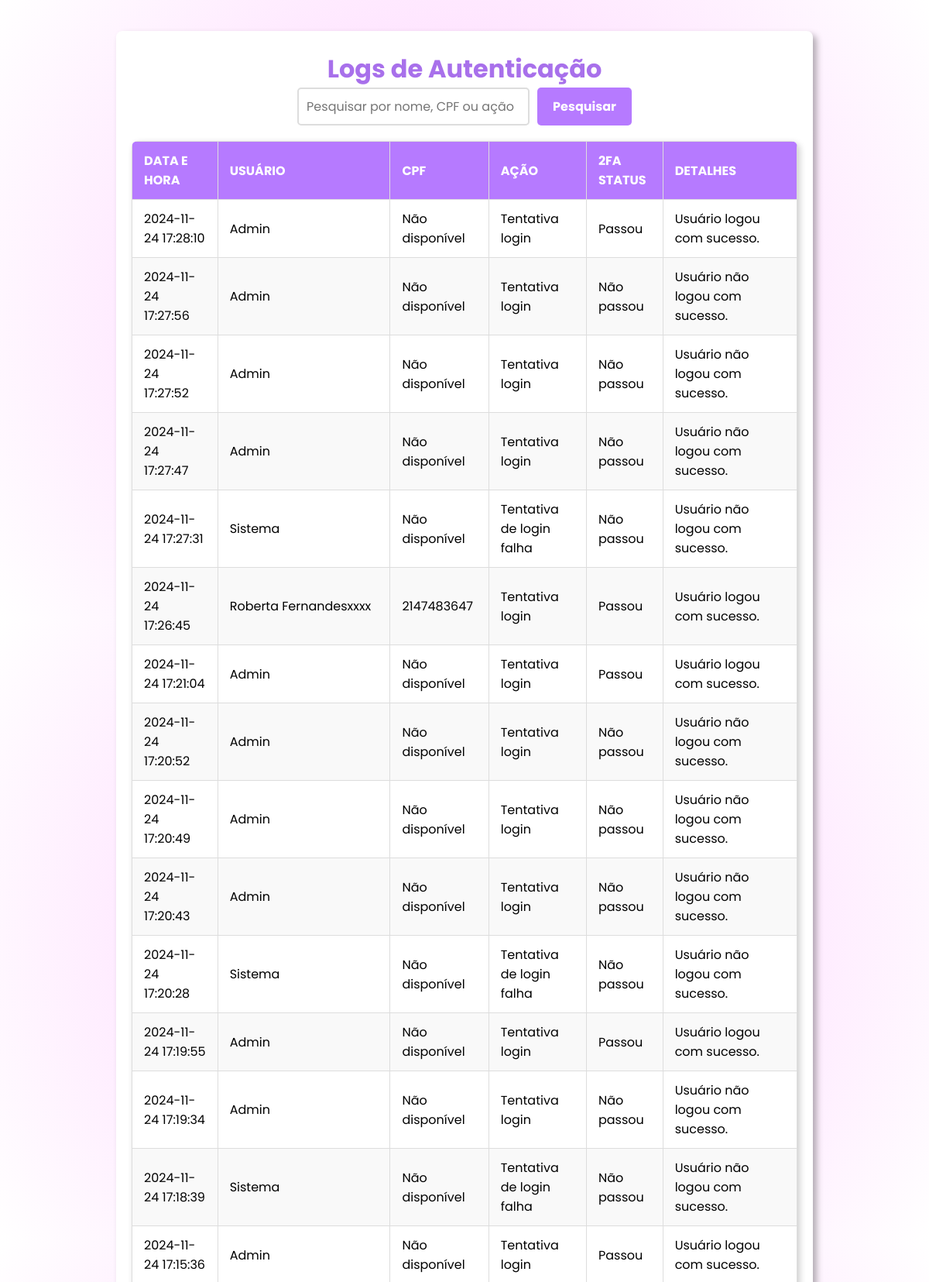
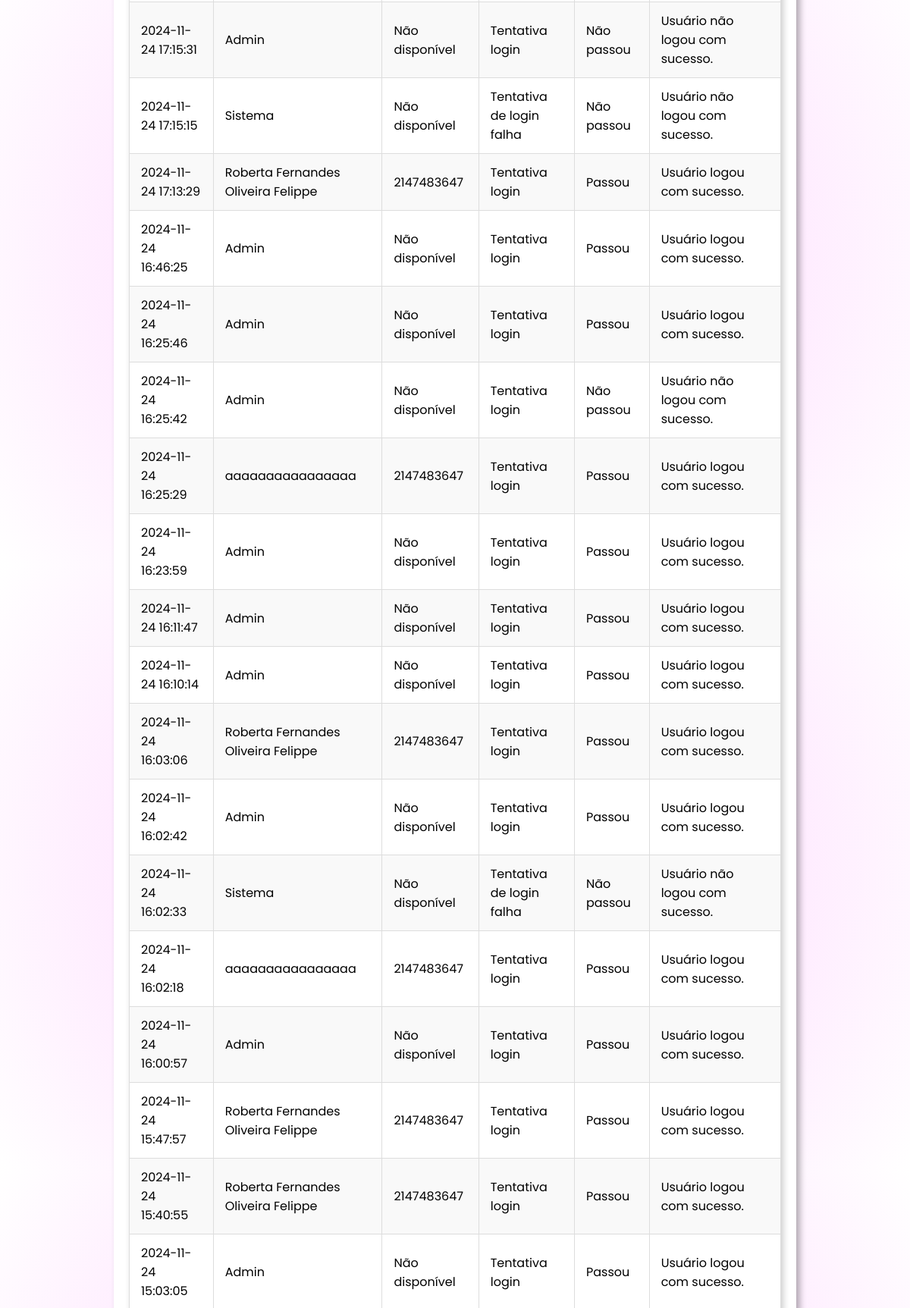
Page /log.php (signed in, upper part) on the committed database (2 pictures, top to bottom).
### tables this page shows
CREATE TABLE `logs` (
  `id` int(11) NOT NULL,
  `usuario_id` int(11) DEFAULT NULL,
  `acao` varchar(255) NOT NULL,
  `data_hora` datetime DEFAULT current_timestamp(),
  `detalhes` text DEFAULT NULL,
  `2fa_status` tinyint(1) DEFAULT 0
);

CREATE TABLE `usuarios` (
  `id` int(11) NOT NULL,
  `nome` varchar(100) NOT NULL,
  `email` varchar(100) NOT NULL,
  `senha` varchar(255) NOT NULL,
  `pergunta1` varchar(255) DEFAULT NULL,
  `resposta1` varchar(255) DEFAULT NULL,
  `resposta2` varchar(255) DEFAULT NULL,
  `pergunta2` varchar(255) DEFAULT NULL,
  `pergunta3` varchar(255) DEFAULT NULL,
  `resposta3` varchar(255) DEFAULT NULL,
  `data_nascimento` date NOT NULL,
  `sexo` varchar(255) DEFAULT NULL,
  `nome_materno` varchar(255) DEFAULT NULL,
  `cpf` int(11) DEFAULT NULL,
  `telefone_celular` int(11) DEFAULT NULL,
  `telefone_fixo` int(11) DEFAULT NULL,
  `cep` int(11) DEFAULT NULL,
  `endereco_completo` varchar(255) DEFAULT NULL,
  `login` varchar(100) DEFAULT NULL,
  `tipo_usuario` enum('master','comum') DEFAULT 'comum'
);

### log.php (the view, shortened to what this page needs)
<?php
require 'db.php';
$pesquisa = isset($_GET['pesquisa']) ? $_GET['pesquisa'] : '';
$sql = "SELECT l.*, u.nome AS usuario_nome, u.cpf AS usuario_cpf
        FROM logs l
        LEFT JOIN usuarios u ON l.usuario_id = u.id
        WHERE (u.nome LIKE :pesquisa OR u.cpf LIKE :pesquisa OR l.acao LIKE :pesquisa)
        ORDER BY l.data_hora DESC";
$stmt = $pdo->prepare($sql);
$stmt->execute([':pesquisa' => '%' . $pesquisa . '%']);
$logs = $stmt->fetchAll(PDO::FETCH_ASSOC);
?>
<!DOCTYPE html>
<html lang="pt-br">
<head>
</head>
<body>
    <div class="container">
        <h1>Logs de Autenticação</h1>
        <form method="GET">
            <input type="text" name="pesquisa" placeholder="Pesquisar por nome, CPF ou ação" value="<?= htmlspecialchars($pesquisa) ?>">
            <button type="submit">Pesquisar</button>
        </form>
        <table>
            <thead>
                <tr>
                    <th>Data e Hora</th>
                    <th>Usuário</th>
                    <th>CPF</th>
                    <th>Ação</th>
                    <th>2FA Status</th>
                    <th>Detalhes</th>
                </tr>
            </thead>
            <tbody>
    <?php if ($logs): ?>
        <?php foreach ($logs as $log): ?>
            <tr>
                <td><?= htmlspecialchars($log['data_hora']) ?></td>
                <td><?= htmlspecialchars($log['usuario_nome'] ?? 'Sistema') ?></td>
                <td><?= htmlspecialchars($log['usuario_cpf'] ?? 'Não disponível') ?></td>
                <td><?= htmlspecialchars($log['acao']) ?></td>
                <td><?= ($log['2fa_status'] == '1') ? 'Passou' : 'Não passou' ?></td>
<td>
    <?php
    if ($log['2fa_status'] == '0') {
        echo 'Usuário não logou com sucesso.';
    } else {
        echo htmlspecialchars($log['detalhes']) ?: 'Detalhes não disponíveis';
    }
    ?>
</td>
            </tr>
        <?php endforeach; ?>
    <?php else: ?>
        <tr>
            <td colspan="6">Nenhum log encontrado.</td>
        </tr>
    <?php endif; ?>
</tbody>
        </table>
    </div>
</body>
</html>

### log.php (style rules this page uses)
* { font-family: 'Poppins', sans-serif; margin: 0; padding: 0; box-sizing: border-box; }
body { background: rgb(254,213,255); background: radial-gradient(circle, rgba(254,213,255,1) 18%, rgba(255,255,255,1) 100%); color: black; display: flex; flex-direction: column; align-items: center; min-height: 100vh; padding: 20px; }
h1 { text-align: center; color: #a870eb; font-weight: bold; margin-top: 5px; }
.container { width: 100%; max-width: 900px; background-color: #ffffff; border-radius: 8px; box-shadow: 5px 5px 8px rgba(0, 0, 0, 0.3); padding: 20px; margin-top: 20px; }
form { margin-bottom: 20px; display: flex; justify-content: center; gap: 10px; }
form input[type="text"] { padding: 10px; width: 300px; border: 2px solid #ddd; border-radius: 5px; font-size: 16px; }
form button { padding: 10px 20px; border: none; border-radius: 5px; background: rgba(182, 122, 255, 1); color: white; font-size: 16px; font-weight: bold; cursor: pointer; transition: transform 0.3s, background-color 0.3s; }
table { width: 100%; border-collapse: collapse; background: #fff; border-radius: 8px; overflow: hidden; box-shadow: 3px 3px 8px rgba(0, 0, 0, 0.2); margin-bottom: 20px; }
table thead { background: rgba(182, 122, 255, 1); color: white; text-transform: uppercase; }
table th, table td { padding: 12px 15px; text-align: left; border: 1px solid #ddd; }
table tbody tr:nth-child(even) { background: #f9f9f9; }

### rows in the picture
logs: data_hora "2024-11-24 17:28:10", usuario.nome "Admin", usuario.cpf "Não disponível", acao "Tentativa login", 2fa_status "Passou", detalhes "Usuário logou com sucesso."
logs: data_hora "2024-11-24 17:27:56", usuario.nome "Admin", usuario.cpf "Não disponível", acao "Tentativa login", 2fa_status "Não passou"
logs: data_hora "2024-11-24 17:27:52", usuario.nome "Admin", usuario.cpf "Não disponível", acao "Tentativa login", 2fa_status "Não passou"
logs: data_hora "2024-11-24 17:27:47", usuario.nome "Admin", usuario.cpf "Não disponível", acao "Tentativa login", 2fa_status "Não passou"
logs: data_hora "2024-11-24 17:27:31", usuario_nome "Sistema", usuario_cpf "Não disponível", acao "Tentativa de login falha", 2fa_status "Não passou"
logs: data_hora "2024-11-24 17:26:45", usuario.nome "Roberta Fernandesxxxx", usuario.cpf "2147483647", acao "Tentativa login", 2fa_status "Passou", detalhes "Usuário logou com sucesso."
logs: data_hora "2024-11-24 17:21:04", usuario.nome "Admin", usuario.cpf "Não disponível", acao "Tentativa login", 2fa_status "Passou", detalhes "Usuário logou com sucesso."
logs: data_hora "2024-11-24 17:20:52", usuario.nome "Admin", usuario.cpf "Não disponível", acao "Tentativa login", 2fa_status "Não passou"
logs: data_hora "2024-11-24 17:20:49", usuario.nome "Admin", usuario.cpf "Não disponível", acao "Tentativa login", 2fa_status "Não passou"
logs: data_hora "2024-11-24 17:20:43", usuario.nome "Admin", usuario.cpf "Não disponível", acao "Tentativa login", 2fa_status "Não passou"
logs: data_hora "2024-11-24 17:20:28", usuario_nome "Sistema", usuario_cpf "Não disponível", acao "Tentativa de login falha", 2fa_status "Não passou"
logs: data_hora "2024-11-24 17:19:55", usuario.nome "Admin", usuario.cpf "Não disponível", acao "Tentativa login", 2fa_status "Passou", detalhes "Usuário logou com sucesso."
logs: data_hora "2024-11-24 17:19:34", usuario.nome "Admin", usuario.cpf "Não disponível", acao "Tentativa login", 2fa_status "Não passou"
logs: data_hora "2024-11-24 17:18:39", usuario_nome "Sistema", usuario_cpf "Não disponível", acao "Tentativa de login falha", 2fa_status "Não passou"
logs: data_hora "2024-11-24 17:15:36", usuario.nome "Admin", usuario.cpf "Não disponível", acao "Tentativa login", 2fa_status "Passou", detalhes "Usuário logou com sucesso."
logs: data_hora "2024-11-24 17:15:31", usuario.nome "Admin", usuario.cpf "Não disponível", acao "Tentativa login", 2fa_status "Não passou"
logs: data_hora "2024-11-24 17:15:15", usuario_nome "Sistema", usuario_cpf "Não disponível", acao "Tentativa de login falha", 2fa_status "Não passou"
logs: data_hora "2024-11-24 17:13:29", usuario.nome "Roberta Fernandes Oliveira Felippe", usuario.cpf "2147483647", acao "Tentativa login", 2fa_status "Passou", detalhes "Usuário logou com sucesso."
logs: data_hora "2024-11-24 16:46:25", usuario.nome "Admin", usuario.cpf "Não disponível", acao "Tentativa login", 2fa_status "Passou", detalhes "Usuário logou com sucesso."
logs: data_hora "2024-11-24 16:25:46", usuario.nome "Admin", usuario.cpf "Não disponível", acao "Tentativa login", 2fa_status "Passou", detalhes "Usuário logou com sucesso."
logs: data_hora "2024-11-24 16:25:42", usuario.nome "Admin", usuario.cpf "Não disponível", acao "Tentativa login", 2fa_status "Não passou"
logs: data_hora "2024-11-24 16:25:29", usuario.nome "aaaaaaaaaaaaaaaa", usuario.cpf "2147483647", acao "Tentativa login", 2fa_status "Passou", detalhes "Usuário logou com sucesso."
logs: data_hora "2024-11-24 16:23:59", usuario.nome "Admin", usuario.cpf "Não disponível", acao "Tentativa login", 2fa_status "Passou", detalhes "Usuário logou com sucesso."
logs: data_hora "2024-11-24 16:11:47", usuario.nome "Admin", usuario.cpf "Não disponível", acao "Tentativa login", 2fa_status "Passou", detalhes "Usuário logou com sucesso."
logs: data_hora "2024-11-24 16:10:14", usuario.nome "Admin", usuario.cpf "Não disponível", acao "Tentativa login", 2fa_status "Passou", detalhes "Usuário logou com sucesso."
logs: data_hora "2024-11-24 16:03:06", usuario.nome "Roberta Fernandes Oliveira Felippe", usuario.cpf "2147483647", acao "Tentativa login", 2fa_status "Passou", detalhes "Usuário logou com sucesso."
logs: data_hora "2024-11-24 16:02:42", usuario.nome "Admin", usuario.cpf "Não disponível", acao "Tentativa login", 2fa_status "Passou", detalhes "Usuário logou com sucesso."
logs: data_hora "2024-11-24 16:02:33", usuario_nome "Sistema", usuario_cpf "Não disponível", acao "Tentativa de login falha", 2fa_status "Não passou"
logs: data_hora "2024-11-24 16:02:18", usuario.nome "aaaaaaaaaaaaaaaa", usuario.cpf "2147483647", acao "Tentativa login", 2fa_status "Passou", detalhes "Usuário logou com sucesso."
logs: data_hora "2024-11-24 16:00:57", usuario.nome "Admin", usuario.cpf "Não disponível", acao "Tentativa login", 2fa_status "Passou", detalhes "Usuário logou com sucesso."
logs: data_hora "2024-11-24 15:47:57", usuario.nome "Roberta Fernandes Oliveira Felippe", usuario.cpf "2147483647", acao "Tentativa login", 2fa_status "Passou", detalhes "Usuário logou com sucesso."
logs: data_hora "2024-11-24 15:40:55", usuario.nome "Roberta Fernandes Oliveira Felippe", usuario.cpf "2147483647", acao "Tentativa login", 2fa_status "Passou", detalhes "Usuário logou com sucesso."
logs: data_hora "2024-11-24 15:03:05", usuario.nome "Admin", usuario.cpf "Não disponível", acao "Tentativa login", 2fa_status "Passou", detalhes "Usuário logou com sucesso."
